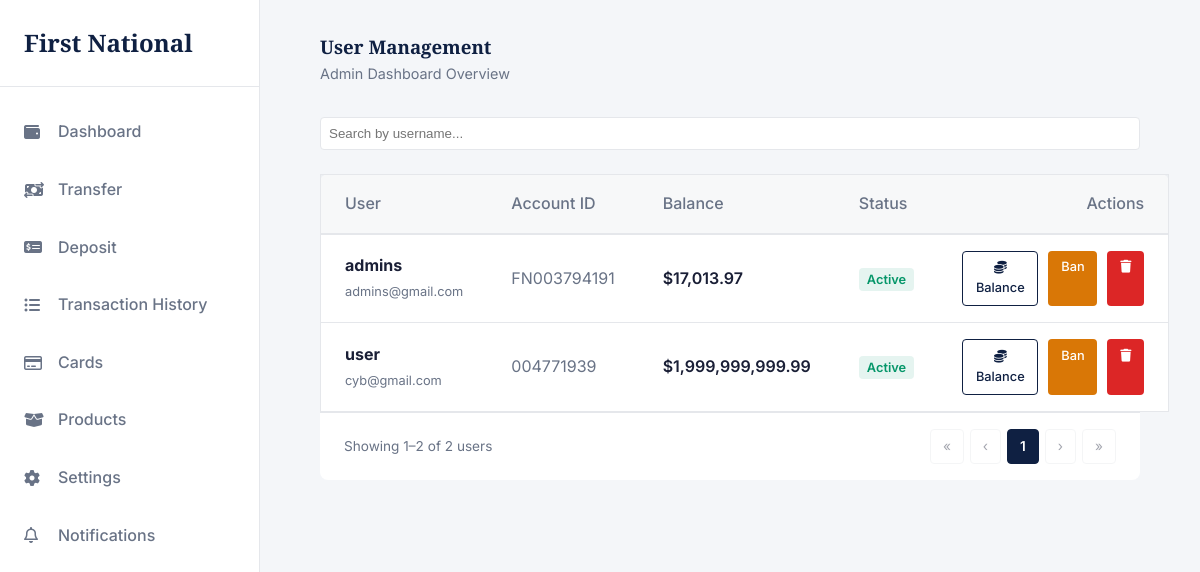
Screenshot of /users/ (signed in) with the database file from the repository.
### app/models.py (models this page shows, shortened)
class Account(models.Model):
    class AccountType(models.TextChoices):
        SAVINGS  = "SAVINGS",  "Savings"
        CHECKING = "CHECKING", "Checking"
        WALLET   = "WALLET",   "Wallet"
    id             = models.UUIDField(primary_key=True, default=uuid.uuid4, editable=False)
    user           = models.OneToOneField(User, on_delete=models.PROTECT, related_name="account")
    account_genID  = models.CharField(max_length=20, unique=True, db_index=True)
    account_type   = models.CharField(max_length=20, choices=AccountType.choices, default=AccountType.SAVINGS)
    balance        = models.DecimalField(max_digits=18, decimal_places=2, default=0)
    is_active      = models.BooleanField(default=True)
    created_at     = models.DateTimeField(auto_now_add=True)
    updated_at     = models.DateTimeField(auto_now=True)
    pin            = models.CharField(max_length=4, null=True, blank=True)
    class Meta:
        db_table = "accounts"

class User(AbstractUser):
    full_name = models.CharField(max_length=20, blank=True, null=True)
    email = models.EmailField(unique=True)
    phone_number = models.CharField(max_length=20, blank=True)
    is_verified   = models.BooleanField(default=False)
    social_sec = models.CharField(max_length=20)
    class Meta:
        db_table = "users"

### app/views.py (the view)
# urls.py: path('users/', userList, name='users'),
@login_required(login_url='accounts:login')
def userList(request):
    accounts = Account.objects.all().order_by('-user')
    paginator = Paginator(accounts, 80)  # 20 per page
    page_number = request.GET.get('page', 1)
    page_obj = paginator.get_page(page_number)
    context = {
        'users': page_obj
    }
    return render(request, 'Admin/users.html', context)

### templates/Admin/users.html (shortened to what this page needs)
{% extends 'base.html' %}
{% load static %}
{% load humanize %}
{% block content %}
<main class="main-content">
    <div class="top-bar">
        <div>
            <h3>User Management</h3>
            <p style="color: var(--text-secondary); font-size: 0.9rem;">Admin Dashboard Overview</p>
        </div>
    </div>
    <div class="card responsive-table" style="padding: 0; border: none; background: transparent; box-shadow: none;">
        <div class="filter-bar">
            <input type="text" id="search-input" placeholder="Search by username..." style="flex: 1;" oninput="searchUsers(this.value)">
        </div>
        <table style="width: 100%; border-collapse: collapse; text-align: left; background: var(--surface-color); border-radius: 8px 8px 0 0; border: 1px solid var(--border-color); border-bottom: none;">
            <thead>
                <tr style="border-bottom: 2px solid var(--border-color); background-color: rgba(15, 32, 66, 0.03);">
                    <th style="padding: 1rem 1.5rem; color: var(--text-secondary); font-weight: 500;">User</th>
                    <th style="padding: 1rem 1.5rem; color: var(--text-secondary); font-weight: 500;">Account ID</th>
                    <th style="padding: 1rem 1.5rem; color: var(--text-secondary); font-weight: 500;">Balance</th>
                    <th style="padding: 1rem 1.5rem; color: var(--text-secondary); font-weight: 500;">Status</th>
                    <th style="padding: 1rem 1.5rem; color: var(--text-secondary); font-weight: 500; text-align: right;">Actions</th>
                </tr>
            </thead>
            <tbody>
                {% for client in users %}
                <tr style="border-bottom: 1px solid var(--border-color);">
                    <td data-label="User" style="padding: 1rem 1.5rem;">
                        <div>
                            {% if client.user.is_active %}
                                <strong>{{ client.user.username }}</strong><br>
                                <span style="font-size: 0.8rem; color: var(--text-secondary);">{{ client.user.email }}</span>
                            {% else %}
                                <div style="background: rgba(220, 38, 38, 0.1); color: var(--danger); padding: 4px 8px; border-radius: 4px; font-size: 0.8rem; font-weight: 600;">
                                    <strong>{{ client.user.username }}</strong><br>
                                    <span style="font-size: 0.8rem; color: var(--text-secondary);">{{ client.user.email }}</span>
                                </div>
                            {% endif %}
                        </div>
                    </td>
                    <td data-label="Account ID" style="padding: 1rem 1.5rem; font-family: var(--font-body); color: var(--text-secondary);">
                        <div>{{ client.account_genID }}</div>
                    </td>
                    <td data-label="Balance" style="padding: 1rem 1.5rem; font-weight: 600;">
                        <div>${{ client.balance|intcomma }}</div>
                    </td>
                    <td data-label="Status" style="padding: 1rem 1.5rem;">
                        <div>
                            {% if client.user.is_active %}
                                <span style="background: rgba(5, 150, 105, 0.1); color: var(--success); padding: 4px 8px; border-radius: 4px; font-size: 0.8rem; font-weight: 600;">Active</span>
                            {% else %}
                                <span style="background: rgba(220, 38, 38, 0.1); color: var(--danger); padding: 4px 8px; border-radius: 4px; font-size: 0.8rem; font-weight: 600;">Banned</span>
                            {% endif %}
                        </div>
                    </td>
                    <td data-label="Actions" class="actions-cell" style="padding: 1rem 1.5rem;">
                        <div class="actions-wrapper">
                            <a href="{% url 'app:change_balance' client.id %}" class="btn btn-outline" style="padding: 0.4rem 0.8rem; font-size: 0.8rem;">
                                <i class="fa-solid fa-coins"></i> Balance
                            </a>
                            {% if client.user.is_active %}
                                <a href="{% url 'app:ban_user' client.user.id %}"
                                   class="btn"
                                   style="background: var(--warning); color: white; padding: 0.4rem 0.8rem; font-size: 0.8rem;"
                                   onclick="return confirm('Ban {{ client.user.username }}?');">Ban</a>
                            {% else %}
                                <a href="{% url 'app:unban_user' client.user.id %}"
                                   class="btn btn-primary"
                                   style="padding: 0.4rem 0.8rem; font-size: 0.8rem;">Unban</a>
                            {% endif %}
                            <a href="{% url 'app:delete_user' client.user.id %}"
                               class="btn"
                               style="background: var(--danger); color: white; padding: 0.4rem 0.8rem; font-size: 0.8rem;"
                               onclick="return confirm('Are you sure you want to permanently delete {{ client.user.username }}?');">
                                <i class="fa-solid fa-trash"></i>
                            </a>
                        </div>
                    </td>
                </tr>
                {% empty %}
                <tr>
                    <td colspan="5" style="text-align: center; padding: 3rem; color: var(--text-secondary);">No users found.</td>
                </tr>
                {% endfor %}
            </tbody>
        </table>
        <div class="pagination-wrapper">
            <div class="pagination-info">
                Showing {{ users.start_index }}–{{ users.end_index }} of {{ users.paginator.count }} users
            </div>
            <div class="pagination-controls">
                {% if users.has_previous %}
                    <a href="?page=1" class="page-btn">«</a>
                    <a href="?page={{ users.previous_page_number }}" class="page-btn">‹</a>
                {% else %}
                    <span class="page-btn disabled">«</span>
                    <span class="page-btn disabled">‹</span>
                {% endif %}
                {% for num in users.paginator.page_range %}
                    {% if users.number == num %}
                        <span class="page-btn active">{{ num }}</span>
                    {% elif num > users.number|add:'-3' and num < users.number|add:'3' %}
                        <a href="?page={{ num }}" class="page-btn">{{ num }}</a>
                    {% endif %}
                {% endfor %}
                {% if users.has_next %}
                    <a href="?page={{ users.next_page_number }}" class="page-btn">›</a>
                    <a href="?page={{ users.paginator.num_pages }}" class="page-btn">»</a>
                {% else %}
                    <span class="page-btn disabled">›</span>
                    <span class="page-btn disabled">»</span>
                {% endif %}
            </div>
        </div>
    </div>
</main>
{% endblock %}

### static/css/styles.css (style rules this page uses)
:root { --bg-color: #f4f6f9; --surface-color: #ffffff; --text-primary: #1a1f36; --text-secondary: #697386; --brand-primary: #0f2042; --brand-accent: #cba052; --border-color: #e5e7eb; --success: #059669; --danger: #dc2626; --warning: #d97706; --font-heading: 'Playfair Display', serif; --font-body: 'Inter', sans-serif; --sidebar-width: 260px; --transition: all 0.3s ease; }
* { margin: 0; padding: 0; box-sizing: border-box; }
body { font-family: var(--font-body); background-color: var(--bg-color); color: var(--text-primary); line-height: 1.6; transition: background-color var(--transition), color var(--transition); }
h1, h2, h3, h4, .brand-logo { font-family: var(--font-heading); color: var(--brand-primary); }
a { text-decoration: none; color: var(--brand-primary); }
.btn { display: inline-block; padding: 0.75rem 1.5rem; border-radius: 4px; font-weight: 500; cursor: pointer; text-align: center; border: none; transition: var(--transition); }
.btn-outline { border: 1px solid var(--brand-primary); color: var(--brand-primary); background: transparent; }
.card { background-color: var(--surface-color); border: 1px solid var(--border-color); border-radius: 8px; padding: 1.5rem; box-shadow: 0 2px 4px rgba(0,0,0,0.02); }
.main-content { flex: 1; padding: 2rem 5%; overflow-y: auto; }
.top-bar { display: flex; justify-content: space-between; align-items: center; margin-bottom: 2rem; }

### templates/Admin/users.html (style rules this page uses)
.filter-bar { display: flex; gap: 1rem; margin-bottom: 1.5rem; }
.filter-bar input, .filter-bar select { padding: 0.5rem; border: 1px solid var(--border-color); border-radius: 4px; background: var(--surface-color); color: var(--text-primary); }
.actions-wrapper { display: flex; justify-content: flex-end; gap: 10px; }
.pagination-wrapper { display: flex; align-items: center; justify-content: space-between; padding: 1rem 1.5rem; border-top: 1px solid var(--border-color); background: var(--surface-color); border-radius: 0 0 8px 8px; flex-wrap: wrap; gap: 1rem; }
.pagination-info { font-size: 0.85rem; color: var(--text-secondary); }
.pagination-controls { display: flex; gap: 6px; align-items: center; }
.page-btn { padding: 0.35rem 0.75rem; border: 1px solid var(--border-color); border-radius: 4px; background: var(--surface-color); color: var(--text-primary); font-size: 0.85rem; cursor: pointer; text-decoration: none; transition: var(--transition); }
.page-btn.active { background: var(--brand-primary); color: white; border-color: var(--brand-primary); font-weight: 600; }
.page-btn.disabled { opacity: 0.4; pointer-events: none; cursor: not-allowed; }

### rows the page displays
Account: user.username "admins", user.email "admins@gmail.com", account_genID "FN003794191", balance "17,013.97", shows "Active"
Account: user.username "user", user.email "cyb@gmail.com", account_genID "004771939", balance "1,999,999,999.99", shows "Active"

### other values shown
{{ users.start_index }} "1"
{{ users.end_index }} "2"
{{ users.paginator.count }} "2"
{{ num }} "1"
